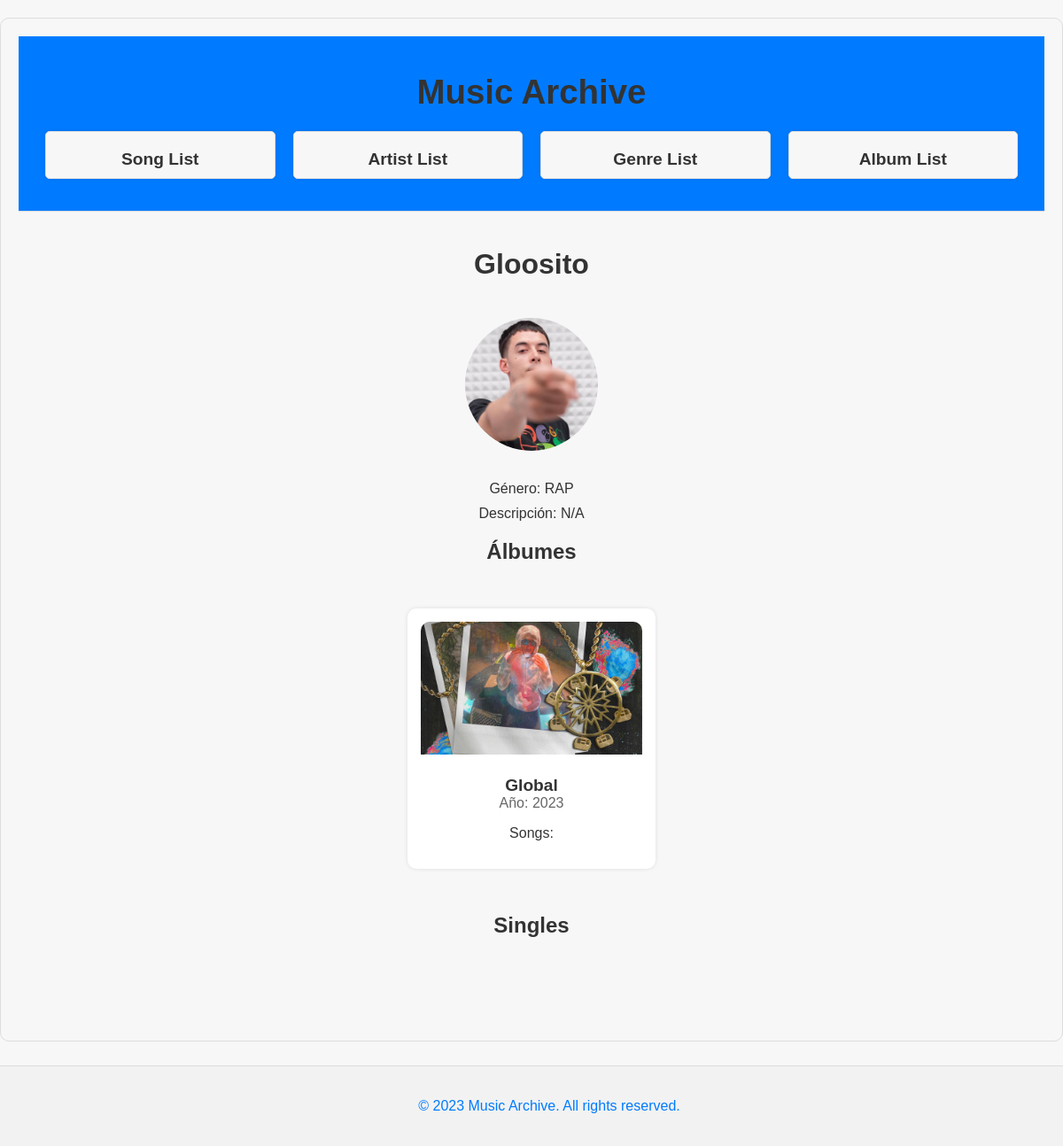
/artist/2/, run on an earlier commit of the app's database.
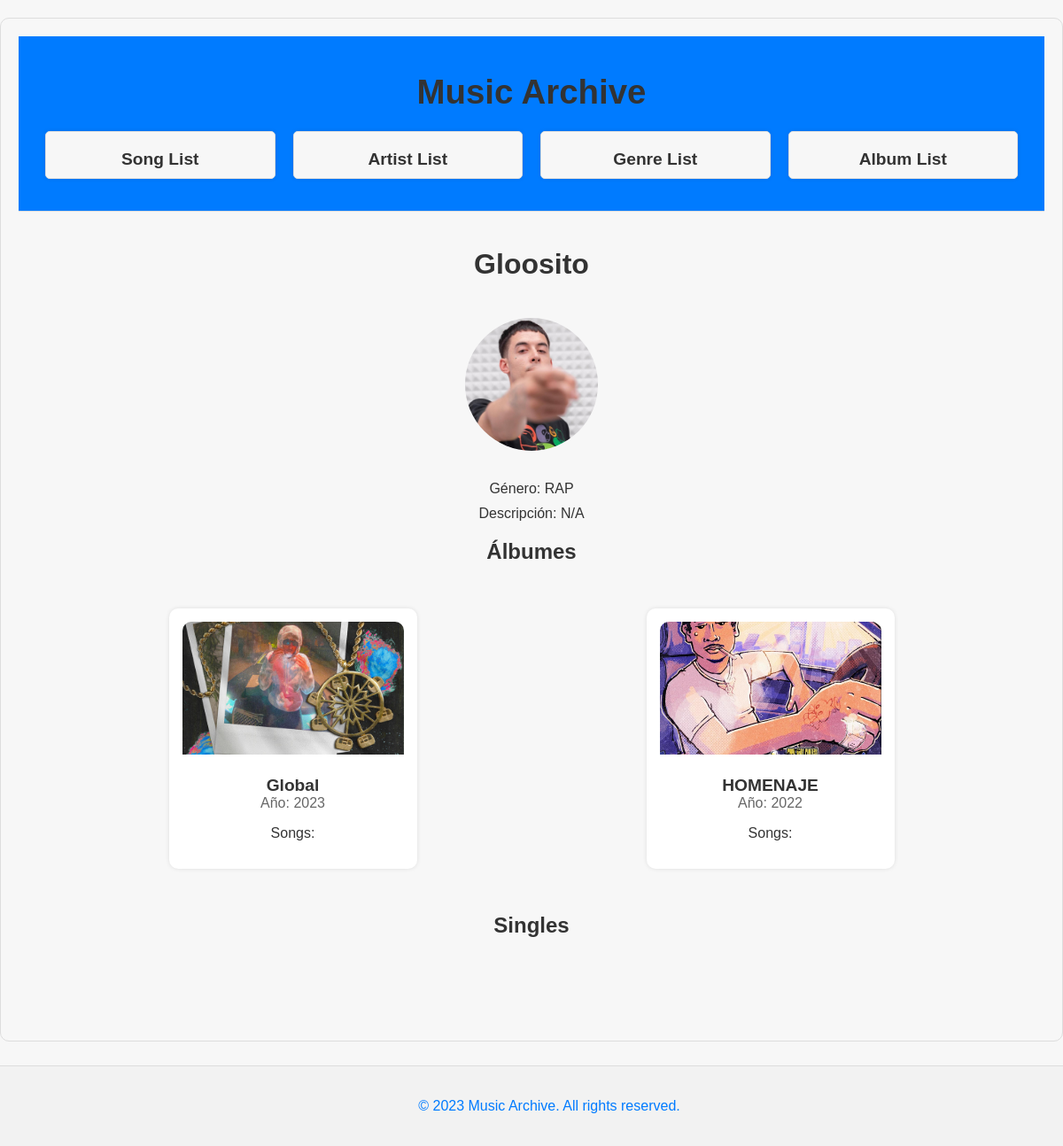
And on a later commit of the database.
### MusicArchive/models.py (models this page shows, shortened)
class Album(models.Model):
    title = models.CharField(max_length=200)
    artist = models.ForeignKey(Artist, on_delete=models.CASCADE, related_name='albums')
    year = models.IntegerField()
    genre = models.ForeignKey(Genre, on_delete=models.CASCADE)
    image = models.ImageField(upload_to='album_images/', blank=True, null=True)
    description = models.TextField(blank=True)

### MusicArchive/views.py (the view)
# urls.py: path('artist/<int:artist_id>/', views.artist_detail, name='artist_detail'),
def artist_detail(request, artist_id):
    artist = get_object_or_404(Artist, id=artist_id)
    return render(request, 'artist_detail.html', {'artist': artist})

### MusicArchive/templates/artist_detail.html (shortened to what this page needs)
{% load static %}
<!DOCTYPE html>
<html lang="en">
<head>
  <link rel="stylesheet" href="{% static 'css/artist_detail.css' %}">
  <link rel="stylesheet" href="{% static 'css/main.css' %}">
</head>
<main>
<body>
  <header>
    <h1><a href="{% url 'index' %}">Music Archive</a></h1>
    <nav>
      <ul>
        <li><a href="{% url 'song_list' %}">Song List</a></li>
        <li><a href="{% url 'artist_list' %}">Artist List</a></li>
        <li><a href="{% url 'genre_list' %}">Genre List</a></li>
        <li><a href="{% url 'album_list' %}">Album List</a></li>
      </ul>
    </nav>
  </header>
    <div class="artist-details">
        <h1>{{ artist.name }}</h1>
        <img src="{{ artist.image.url }}" alt="{{ artist.name }} Imagen" class="artist-image">
        <p class="artist-property">Género: {{ artist.genre.name }}</p>
        <p class="artist-property">Descripción: {{ artist.description|default:"N/A" }}</p>
        <div class="albums-section">
            <h2>Álbumes</h2>
            <ul class="album-list">
                {% for album in artist.albums.all %}
                    <li>
                        {% if album.image %}
                            <img src="{{ album.image.url }}" alt="{{ album.title }} Imagen" class="album-image">
                        {% else %}
                            <img src="{% static 'path/to/default-album-image.jpg' %}" alt="{{ album.title }} Imagen" class="album-image">
                        {% endif %}
                        <a href="{% url 'album_detail' album.id %}">{{ album.title }}</a>
                        <p class="album-year">Año: {{ album.year }}</p>
                        <p>Songs:</p>
                    </li>
                {% endfor %}
            </ul>
        </div>
        <div class="singles-section">
            <h2>Singles</h2>
            <ul class="single-list">
            </ul>
        </div>
    </div>
</main>
<footer>
    <p>&copy; 2023 Music Archive. All rights reserved.</p>
  </footer>
</body>
</html>

What changed in the data, as far as the page shows it:
now on this page (row edited): Album: image (picture), title "HOMENAJE", year "2022"
